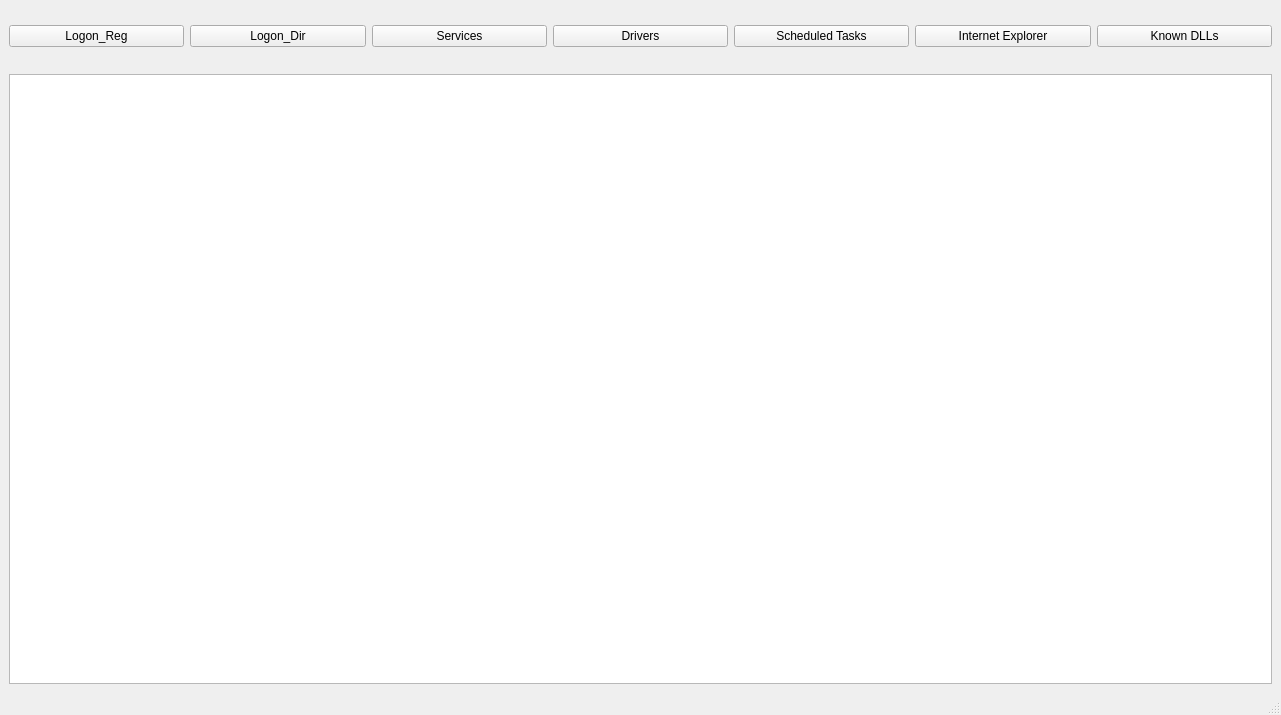
<?xml version="1.0" encoding="UTF-8"?>
<ui version="4.0">
 <class>autoRunWindow</class>
 <widget class="QMainWindow" name="autoRunWindow">
  <property name="geometry">
   <rect>
    <x>0</x>
    <y>0</y>
    <width>1281</width>
    <height>715</height>
   </rect>
  </property>
  <property name="windowTitle">
   <string>autoRunWindow</string>
  </property>
  <widget class="QWidget" name="centralwidget">
   <layout class="QFormLayout" name="formLayout">
    <item row="0" column="0">
     <spacer name="verticalSpacer">
      <property name="orientation">
       <enum>Qt::Vertical</enum>
      </property>
      <property name="sizeType">
       <enum>QSizePolicy::Fixed</enum>
      </property>
      <property name="sizeHint" stdset="0">
       <size>
        <width>20</width>
        <height>10</height>
       </size>
      </property>
     </spacer>
    </item>
    <item row="1" column="0" colspan="2">
     <layout class="QHBoxLayout" name="horizontalLayout">
      <item>
       <widget class="QPushButton" name="logonRegBtn">
        <property name="sizePolicy">
         <sizepolicy hsizetype="Expanding" vsizetype="Fixed">
          <horstretch>0</horstretch>
          <verstretch>0</verstretch>
         </sizepolicy>
        </property>
        <property name="text">
         <string>Logon_Reg</string>
        </property>
       </widget>
      </item>
      <item>
       <widget class="QPushButton" name="logonDirBtn">
        <property name="sizePolicy">
         <sizepolicy hsizetype="Expanding" vsizetype="Fixed">
          <horstretch>0</horstretch>
          <verstretch>0</verstretch>
         </sizepolicy>
        </property>
        <property name="text">
         <string>Logon_Dir</string>
        </property>
       </widget>
      </item>
      <item>
       <widget class="QPushButton" name="serviceBtn">
        <property name="sizePolicy">
         <sizepolicy hsizetype="Expanding" vsizetype="Fixed">
          <horstretch>0</horstretch>
          <verstretch>0</verstretch>
         </sizepolicy>
        </property>
        <property name="text">
         <string>Services</string>
        </property>
       </widget>
      </item>
      <item>
       <widget class="QPushButton" name="driverBtn">
        <property name="sizePolicy">
         <sizepolicy hsizetype="Expanding" vsizetype="Fixed">
          <horstretch>0</horstretch>
          <verstretch>0</verstretch>
         </sizepolicy>
        </property>
        <property name="text">
         <string>Drivers</string>
        </property>
       </widget>
      </item>
      <item>
       <widget class="QPushButton" name="schdTaskBtn">
        <property name="sizePolicy">
         <sizepolicy hsizetype="Expanding" vsizetype="Fixed">
          <horstretch>0</horstretch>
          <verstretch>0</verstretch>
         </sizepolicy>
        </property>
        <property name="text">
         <string>Scheduled Tasks</string>
        </property>
       </widget>
      </item>
      <item>
       <widget class="QPushButton" name="ieExpBtn">
        <property name="sizePolicy">
         <sizepolicy hsizetype="Expanding" vsizetype="Fixed">
          <horstretch>0</horstretch>
          <verstretch>0</verstretch>
         </sizepolicy>
        </property>
        <property name="text">
         <string>Internet Explorer</string>
        </property>
       </widget>
      </item>
      <item>
       <widget class="QPushButton" name="knDllBtn">
        <property name="sizePolicy">
         <sizepolicy hsizetype="Expanding" vsizetype="Fixed">
          <horstretch>0</horstretch>
          <verstretch>0</verstretch>
         </sizepolicy>
        </property>
        <property name="text">
         <string>Known DLLs</string>
        </property>
       </widget>
      </item>
     </layout>
    </item>
    <item row="2" column="0">
     <spacer name="verticalSpacer_2">
      <property name="orientation">
       <enum>Qt::Vertical</enum>
      </property>
      <property name="sizeType">
       <enum>QSizePolicy::Fixed</enum>
      </property>
      <property name="sizeHint" stdset="0">
       <size>
        <width>20</width>
        <height>15</height>
       </size>
      </property>
     </spacer>
    </item>
    <item row="3" column="0" colspan="2">
     <widget class="QTableView" name="autoRunTable">
      <property name="sizeAdjustPolicy">
       <enum>QAbstractScrollArea::AdjustToContents</enum>
      </property>
      <property name="editTriggers">
       <set>QAbstractItemView::NoEditTriggers</set>
      </property>
      <property name="verticalScrollMode">
       <enum>QAbstractItemView::ScrollPerPixel</enum>
      </property>
      <property name="horizontalScrollMode">
       <enum>QAbstractItemView::ScrollPerPixel</enum>
      </property>
     </widget>
    </item>
   </layout>
  </widget>
  <widget class="QMenuBar" name="menubar">
   <property name="geometry">
    <rect>
     <x>0</x>
     <y>0</y>
     <width>1281</width>
     <height>26</height>
    </rect>
   </property>
  </widget>
  <widget class="QStatusBar" name="statusbar"/>
 </widget>
 <resources/>
 <connections/>
</ui>
